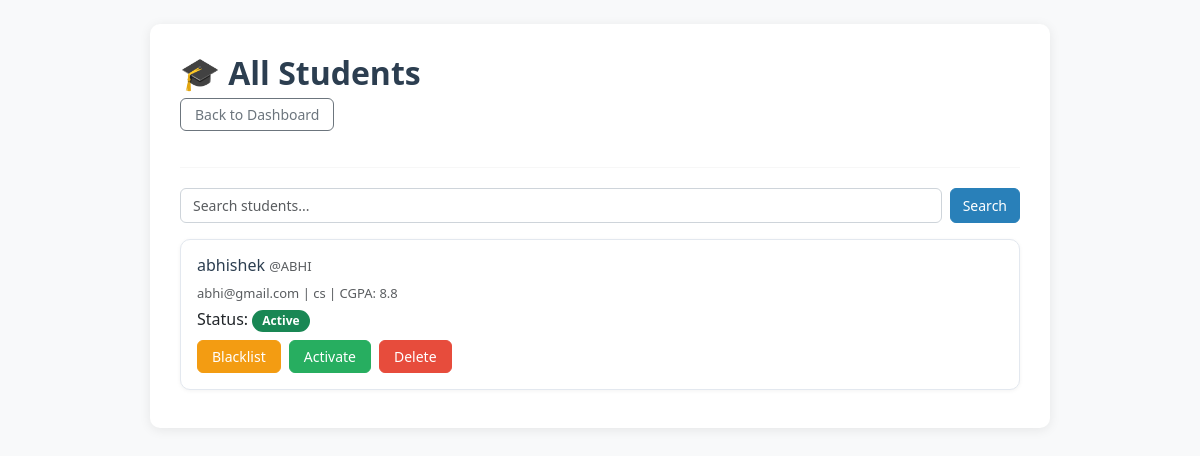
Before: /admin/students (signed in) with the older database file.
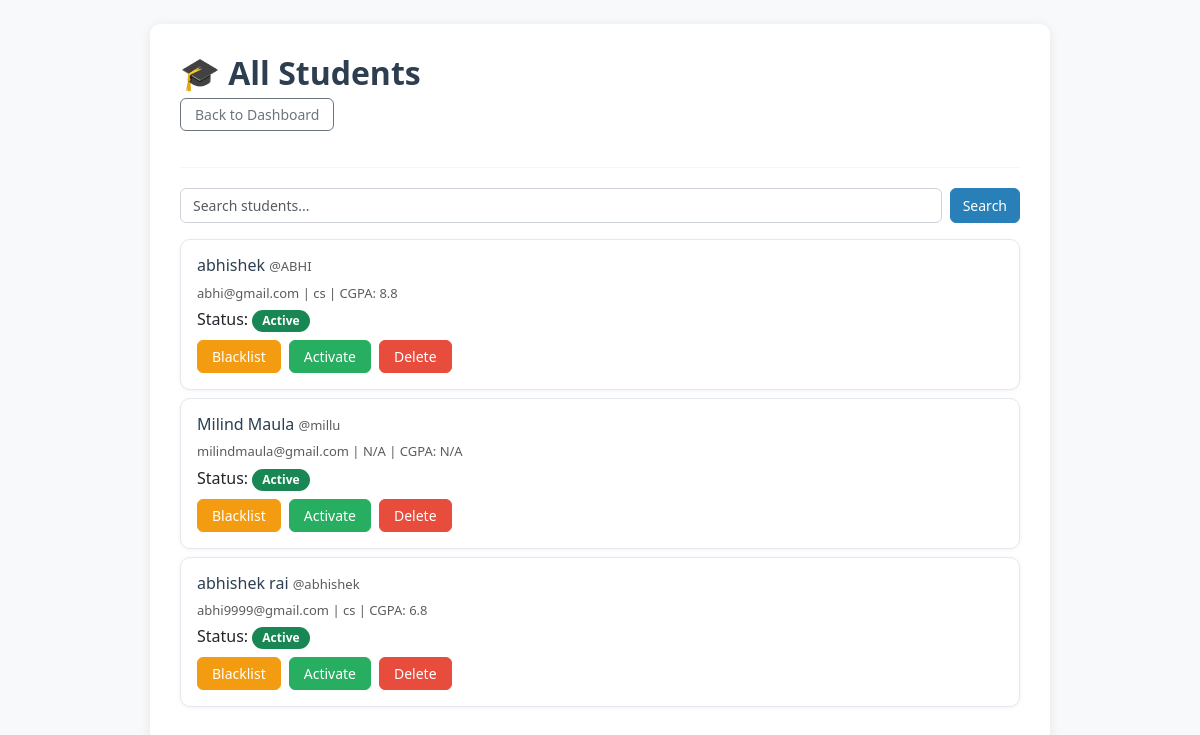
After: the same page with the newer database file.
### app.py (models this page shows)
class Student(db.Model):
    id              = db.Column(db.Integer, primary_key=True)
    username        = db.Column(db.String(100), unique=True, nullable=False)
    password        = db.Column(db.String(200), nullable=False)
    email           = db.Column(db.String(100), unique=True, nullable=False)
    full_name       = db.Column(db.String(100), nullable=False)
    phone           = db.Column(db.String(20))
    department      = db.Column(db.String(100))
    cgpa            = db.Column(db.Float)
    graduation_year = db.Column(db.Integer)
    resume_file     = db.Column(db.String(200))
    is_active       = db.Column(db.Boolean, default=True)
    applications    = db.relationship('Application', backref='student', lazy=True)

### app.py (the view, shortened to what this page needs)
@app.route('/admin/students')
@admin_required
def manage_students():
    search = request.args.get('search', '')
    q      = Student.query
    return render_template('admin/students.html', students=q.all(), search=search)

### app.py (called while the page is built)
def admin_required(f):
    from functools import wraps
    @wraps(f)
    def wrapper(*args, **kwargs):
        if 'aid' not in session:
            flash("Admin login required.", "warning")
            return redirect(url_for('login_admin'))
        return f(*args, **kwargs)
    return wrapper

### templates/admin/students.html
{% extends "base.html" %}
{% block body %}
<h2>🎓 All Students</h2>
<a href="{{ url_for('dashboard_admin') }}" class="btn btn-outline-secondary btn-sm mb-3">Back to Dashboard</a>
<hr>
<form method="GET" class="d-flex gap-2 mb-3">
    <input type="text" name="search" class="form-control" value="{{ search }}" placeholder="Search students...">
    <button type="submit" class="btn btn-primary">Search</button>
</form>
{% if students %}
    {% for student in students %}
    <div class="card mb-2 p-3">
        <h6>{{ student.full_name }} <small class="text-muted">@{{ student.username }}</small></h6>
        <p class="text-muted mb-1">{{ student.email }} | {{ student.department or 'N/A' }} | CGPA: {{ student.cgpa or 'N/A' }}</p>
        <p class="mb-2">
            Status:
            <span class="badge {% if student.is_active %}bg-success{% else %}bg-danger{% endif %}">
                {{ 'Active' if student.is_active else 'Blacklisted' }}
            </span>
        </p>
        <div class="d-flex gap-2 flex-wrap">
            <form method="POST" action="{{ url_for('blacklist_student', student_id=student.id) }}">
                <button type="submit" class="btn btn-warning btn-sm">Blacklist</button>
            </form>
            <form method="POST" action="{{ url_for('activate_student', student_id=student.id) }}">
                <button type="submit" class="btn btn-success btn-sm">Activate</button>
            </form>
            <form method="POST" action="{{ url_for('delete_student', student_id=student.id) }}">
                <button type="submit" class="btn btn-danger btn-sm">Delete</button>
            </form>
        </div>
    </div>
    {% endfor %}
{% else %}
    <p class="text-muted">No students found.</p>
{% endif %}
{% endblock body %}

Changed rows visible on the page:
added Student: full_name "Milind Maula", username "millu", email "milindmaula@gmail.com", department "N/A", cgpa "N/A", is_active "Active"
added Student: full_name "abhishek rai", username "abhishek", email "abhi9999@gmail.com", department "cs", cgpa "6.8", is_active "Active"
